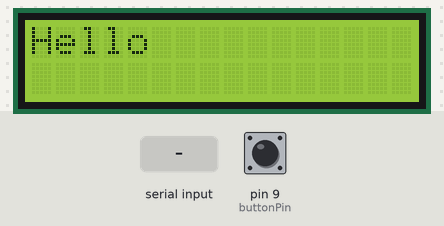
Bench run of a sketch on a simulated Arduino Uno, built with avr-gcc and run on an emulated ATmega328P. Parts: 16×2 character LCD. The inputs (shaded band) are chosen by the test bench; at power-on: pin 9 (buttonPin) HIGH.

Above: at 1.2 s.
1.3 s: "1" received over Serial
At 3.5 s:
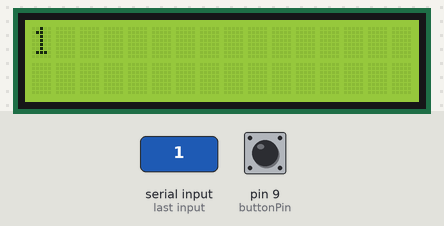
3.8 s: "0" received over Serial
At 5.3 s:
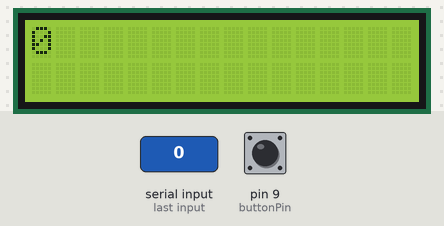
Timing chart, 0 to 6.8 s (numbered marks = the images above; inputs shaded):
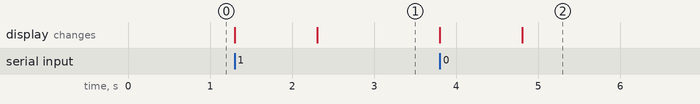

Measured:
- after the input at 1.3 s, the display: first changes at once (image 1 shows a later state)
- after the input at 3.8 s, the display: first changes at once (image 2 shows a later state)

The sketch:

LCD_HelloClearRunning.ino
```cpp
#include <LiquidCrystal_I2C.h>
LiquidCrystal_I2C lcd(0x27, 16, 2);
const int buttonPin = 9;
int buttonState = 0;
void setup() {
  Serial.begin(9600);
  lcd.backlight();
  lcd.init();
  pinMode(buttonPin, INPUT_PULLUP);
  lcd.setCursor(0, 0);
  lcd.print("Hello");
}
void loop() {
  if (Serial.available() > 0) {
    lcd.clear();
    String inputText = Serial.readString();
    lcd.setCursor(0, 0);
    lcd.print(inputText);
  }
  buttonState = digitalRead(buttonPin);
  if (buttonState == LOW) {
    scrollText();
  }
}
void scrollText() {
  for (int position = 0; position < 16; position++) {
    lcd.scrollDisplayLeft();
    delay(200);
  }
}
```
